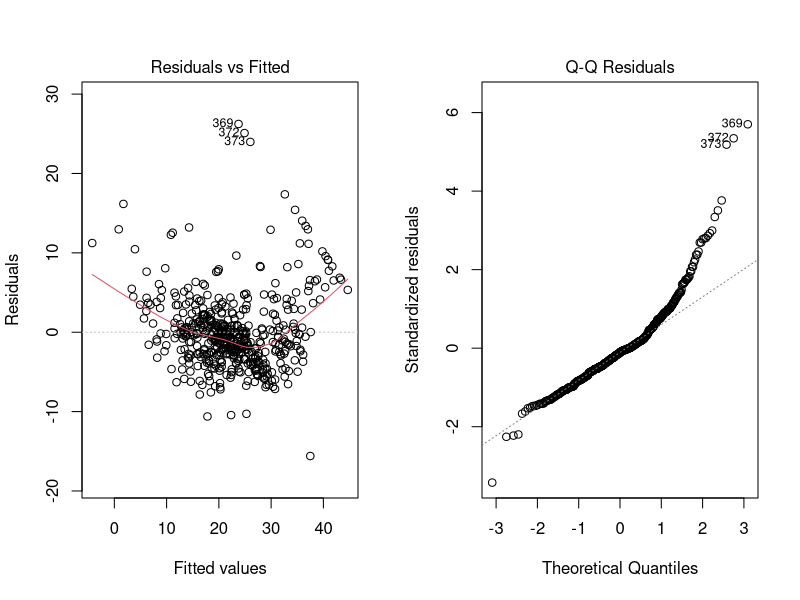
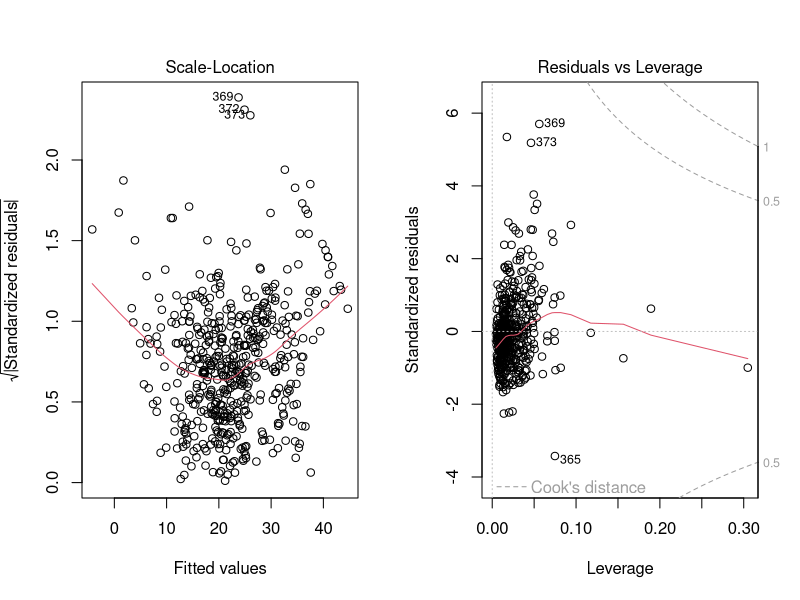
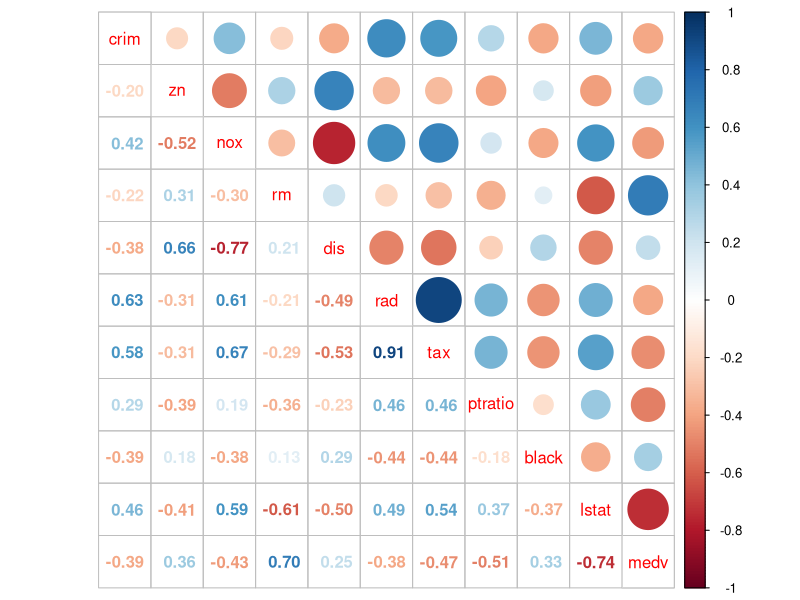
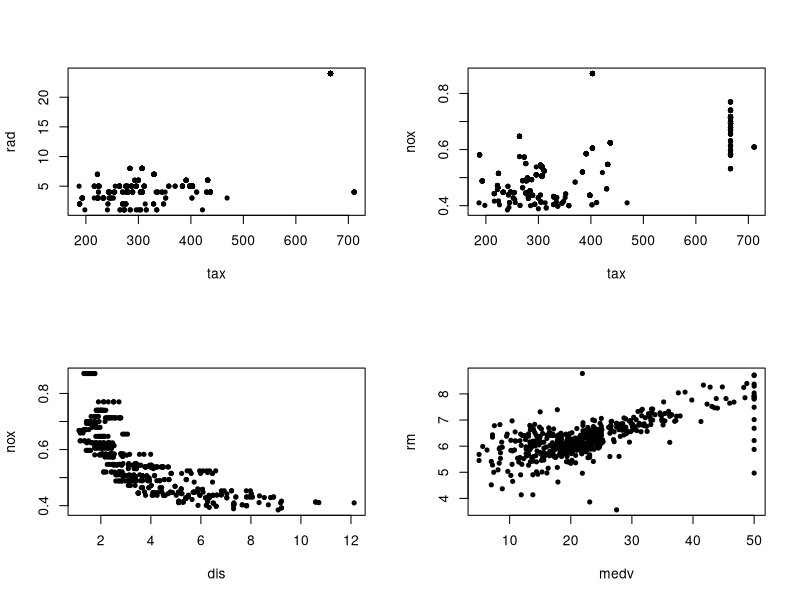

Write R code to recreate these figures, in order.
# Multiple linear regression with Boston dataset
library(MASS)
modelo_multiple <- lm(formula = medv ~ ., data = Boston)
# Tambien se pueden especificar una a una 
summary(modelo_multiple)

# El p-value obtenido para el estadistico F es muy chuico (< 2.2e-16) 
# lo que indica que al menos uno de los predictores introducidos en el 
# modelo esta relacionado con la variable respuesta medv. 
# El modelo es capaz de explicar el 74% de la variabilidad 
# observada en el precio de la vivienda (R2=0.74)

# En el summary se puede observar que algunos predictores tienen 
# p-values muy altos, sugiriendo que no contribuyen al modelo por 
# lo que deben ser excluidos, por ejemplo age e indus. La exclusion 
# de predictores basandose en p-values no es aconsejable, en su lugar 
# se recomienda emplear metodos de best subset selection, stepwise 
# selection (forward, backward e hybrid) o Shrinkage/regularization

step(modelo_multiple, direction = "both", trace = 0)

# La seleccion de predictores empleando stepwise selection (hybrid/doble) 
# ha identificado como mejor modelo el formado por los predictores crim, 
# zn, chas, nox, rm, dis, rad, tax, ptratio, black, lstat.


modelo_multiple <- lm(formula = medv ~ crim + zn + chas +  nox + rm +  dis +
                        rad + tax + ptratio + black + lstat, data = Boston)
# Tambien se pueden indicar todas las variables de un data.frame y exluir algunas
# modelo_multiple <- lm(formula = medv~. -age -indus, data = Boston)
summary(modelo_multiple)

# En los modelos de regresion lineal con multiples predictores, 
# ademas del estudio de los residuos vistos en el modelo simple, 
# es necesario descartar colinealidad o multicolinealidad entre variables.

par(mfrow = c(1,2))
plot(modelo_multiple)

par(mfrow = c(1,1))

# Para la colinealidad se recomienda calcular el coeficiente de 
# correlacion entre cada par de predictores incluidos en el modelo:

library(corrplot)
require(corrplot)
corrplot.mixed(corr = cor(Boston[,c("crim", "zn", "nox", "rm", "dis", "rad", 
                                    "tax", "ptratio", "black", "lstat", "medv")],
                          method = "pearson"))

# El analisis muestra correlaciones muy altas entre los 
# predictores rad y tax (positiva) y entre dis y nox (negativa).


attach(Boston)
par(mfrow = c(2,2))
plot(x = tax, y = rad, pch = 20)
plot(x = tax, y = nox, pch = 20)
plot(x = dis, y = nox, pch = 20)
plot(x = medv, y = rm, pch = 20)

par(mfrow = c(1,1))

# Si la correlacion es alta y por lo tanto las variables aportan informacion redundante, 
# es recomendable analizar si el modelo mejora o no empeora excluyendo alguno de estos predictores.

# Para el estudio de la multicolinealidad una de las medidas mas 
# utilizadas es el factor de inflacion de varianza VIF. Puede 
# calcularse mediante la funcion vif() del paquete car.

require(car)
vif(modelo_multiple)
# Los indices VIF son bajos o moderados, valores entre 5 y 10 indican
# posibles problemas y valores mayores o iguales a 10 se consideran muy problematicos. 
